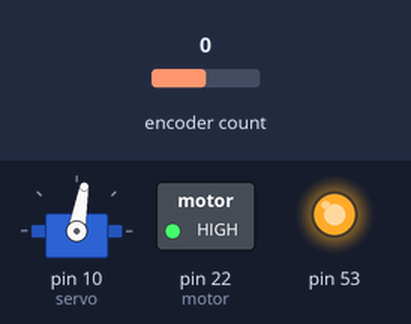
The sketch below on a simulated Arduino Mega 2560, built with avr-gcc and run on an emulated ATmega2560. On the bench: servo, switched loads named in the sketch (green lamp = pin HIGH), output pins drawn as LEDs (lit = HIGH). Dashed ring = blinking. The inputs (shaded band) are chosen by the test bench; at power-on: encoder count 0. What the sketch prints to the serial monitor is not drawn.

Above: at 5.1 s.
Timing chart, 0 to 8.0 s (numbered marks = the images above):
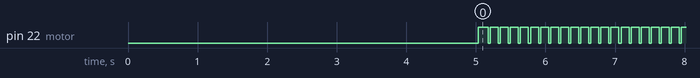

Measured:
- by itself, pin 22 (motor): alternates HIGH for 0.11 s and LOW for 0.03 s

The sketch:

coldrun4.ino
```cpp
#include <Pixy2.h>
#include <Servo.h>
#include <Encoder.h>

Pixy2 pixy;
Servo servo;
Encoder myEnc(6, 5);

int motor = 22;
int width = 0;
int angle = 80;
long power = 50;
long oldSpeed = 0;
long newSpeed = 0;
long spede = 0;
int thyme = 0;

void setup() {
  pinMode(motor, OUTPUT);
  servo.attach(10);
  Serial.begin(9600);
  servo.write(angle);
  Serial.println("testo");
  pixy.init();
}
//long newSpeed = -999;
void loop() {

  int i;
  if(thyme < 1+power){
  servo.write(angle);
    pixy.ccc.getBlocks();
    analogWrite(motor, 255);
    Serial.println(thyme);
   // delay(power);
    newSpeed = myEnc.read();
    spede = newSpeed-oldSpeed;
   power = map(spede, 0, 1000, 5, 0);
      oldSpeed = myEnc.read();
  }
   if(spede > 0){
  // Serial.println(spede);
   }
   oldSpeed = myEnc.read();
   // delay(50);
   if(thyme >= 1+power && thyme < 13-power){
    servo.write(angle);
   analogWrite(motor, 0);
    if (pixy.ccc.numBlocks){
   width = pixy.ccc.blocks[i].m_height;
     // Serial.println("test");
      servo.write(angle);
   angle = map(width, 0, 208, 90, 70);
    }
   }
   if(thyme >= 13-power){
    thyme = 0;
   }
  // Serial.println(thyme);
   Serial.println(spede);
   thyme = thyme+1;
//delay(10);

}
```
